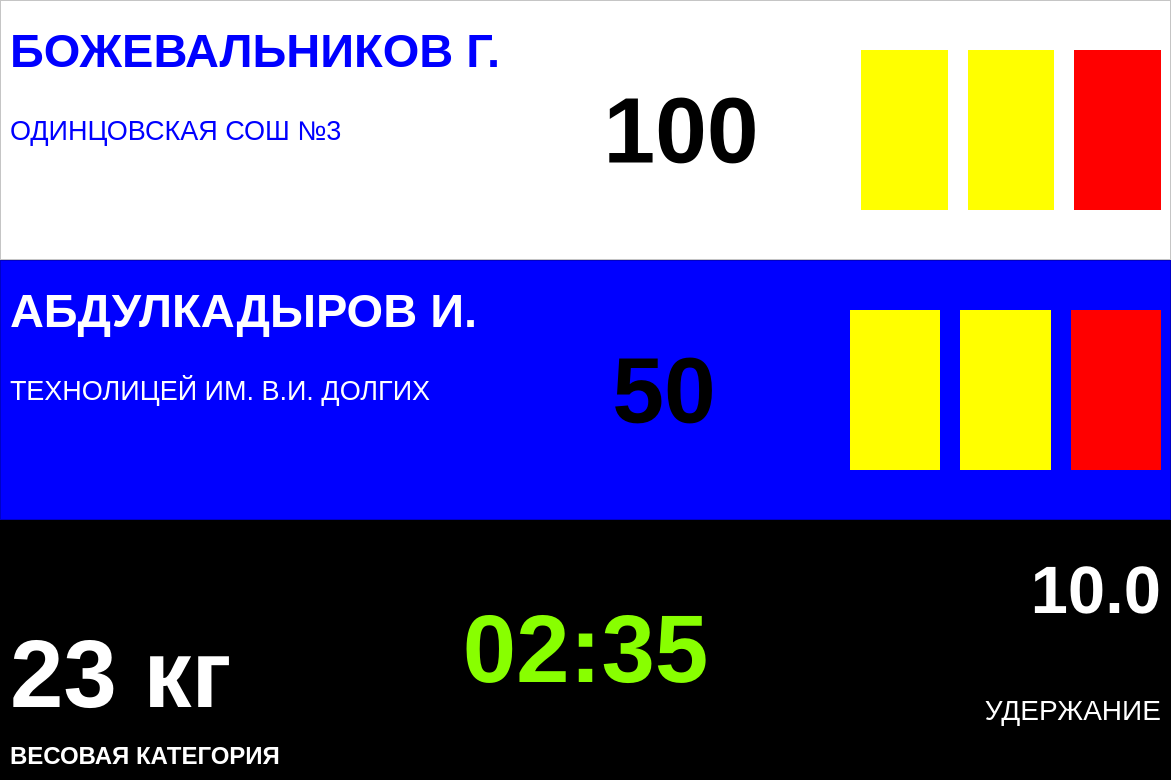
<?xml version="1.0" encoding="UTF-8"?>
<ui version="4.0">
 <class>MainWindow</class>
 <widget class="QMainWindow" name="MainWindow">
  <property name="geometry">
   <rect>
    <x>0</x>
    <y>0</y>
    <width>1171</width>
    <height>780</height>
   </rect>
  </property>
  <property name="windowTitle">
   <string>MainWindow</string>
  </property>
  <widget class="QWidget" name="centralwidget">
   <layout class="QGridLayout" name="gridLayout">
    <property name="leftMargin">
     <number>0</number>
    </property>
    <property name="topMargin">
     <number>0</number>
    </property>
    <property name="rightMargin">
     <number>0</number>
    </property>
    <property name="bottomMargin">
     <number>0</number>
    </property>
    <property name="spacing">
     <number>0</number>
    </property>
    <item row="1" column="0">
     <widget class="QFrame" name="frame_member_2">
      <property name="styleSheet">
       <string notr="true">background-color: rgb(0, 0, 255);
</string>
      </property>
      <property name="frameShape">
       <enum>QFrame::StyledPanel</enum>
      </property>
      <property name="frameShadow">
       <enum>QFrame::Raised</enum>
      </property>
      <layout class="QHBoxLayout" name="horizontalLayout_3">
       <property name="spacing">
        <number>30</number>
       </property>
       <item>
        <layout class="QVBoxLayout" name="verticalLayout_3">
         <property name="spacing">
          <number>0</number>
         </property>
         <property name="sizeConstraint">
          <enum>QLayout::SetDefaultConstraint</enum>
         </property>
         <property name="leftMargin">
          <number>0</number>
         </property>
         <item>
          <widget class="QLabel" name="label_member_2">
           <property name="font">
            <font>
             <pointsize>35</pointsize>
             <weight>75</weight>
             <bold>true</bold>
            </font>
           </property>
           <property name="styleSheet">
            <string notr="true">color: rgb(255, 255, 255);
</string>
           </property>
           <property name="text">
            <string>АБДУЛКАДЫРОВ И.</string>
           </property>
          </widget>
         </item>
         <item>
          <widget class="QLabel" name="label_team_3">
           <property name="font">
            <font>
             <pointsize>20</pointsize>
            </font>
           </property>
           <property name="styleSheet">
            <string notr="true">color: rgb(255, 255, 255);</string>
           </property>
           <property name="text">
            <string>ТЕХНОЛИЦЕЙ ИМ. В.И. ДОЛГИХ</string>
           </property>
          </widget>
         </item>
         <item>
          <widget class="QLabel" name="label_winer_3">
           <property name="font">
            <font>
             <pointsize>25</pointsize>
            </font>
           </property>
           <property name="styleSheet">
            <string notr="true">color: rgb(255, 217, 0);</string>
           </property>
           <property name="text">
            <string/>
           </property>
           <property name="alignment">
            <set>Qt::AlignCenter</set>
           </property>
          </widget>
         </item>
        </layout>
       </item>
       <item>
        <widget class="QLabel" name="label_score_2">
         <property name="font">
          <font>
           <pointsize>70</pointsize>
           <weight>75</weight>
           <bold>true</bold>
          </font>
         </property>
         <property name="styleSheet">
          <string notr="true">color: rgb(0, 0, 0);</string>
         </property>
         <property name="text">
          <string>50</string>
         </property>
         <property name="alignment">
          <set>Qt::AlignCenter</set>
         </property>
        </widget>
       </item>
       <item>
        <layout class="QHBoxLayout" name="fine_layout_2">
         <property name="spacing">
          <number>20</number>
         </property>
         <property name="topMargin">
          <number>40</number>
         </property>
         <property name="rightMargin">
          <number>0</number>
         </property>
         <property name="bottomMargin">
          <number>40</number>
         </property>
         <item>
          <widget class="QLabel" name="label_yellow_card_2_1">
           <property name="styleSheet">
            <string notr="true">background-color: rgb(255, 255, 0);</string>
           </property>
           <property name="text">
            <string/>
           </property>
          </widget>
         </item>
         <item>
          <widget class="QLabel" name="label_yellow_card_2_2">
           <property name="styleSheet">
            <string notr="true">background-color: rgb(255, 255, 0);</string>
           </property>
           <property name="text">
            <string/>
           </property>
          </widget>
         </item>
         <item>
          <widget class="QLabel" name="label_red_card_2">
           <property name="styleSheet">
            <string notr="true">background-color: rgb(255, 0, 0);</string>
           </property>
           <property name="text">
            <string/>
           </property>
          </widget>
         </item>
        </layout>
       </item>
      </layout>
     </widget>
    </item>
    <item row="2" column="0">
     <widget class="QFrame" name="frame_everyone">
      <property name="styleSheet">
       <string notr="true">background-color: rgb(0, 0, 0);</string>
      </property>
      <property name="frameShape">
       <enum>QFrame::StyledPanel</enum>
      </property>
      <property name="frameShadow">
       <enum>QFrame::Raised</enum>
      </property>
      <layout class="QGridLayout" name="gridLayout_2">
       <item row="0" column="1" rowspan="2">
        <widget class="QLabel" name="label_total_time">
         <property name="font">
          <font>
           <pointsize>50</pointsize>
           <weight>75</weight>
           <bold>true</bold>
          </font>
         </property>
         <property name="styleSheet">
          <string notr="true">color: rgb(136, 255, 0);</string>
         </property>
         <property name="text">
          <string>&lt;html&gt;&lt;head/&gt;&lt;body&gt;&lt;p align=&quot;center&quot;&gt;&lt;span style=&quot; font-size:72pt;&quot;&gt;02:35&lt;/span&gt;&lt;/p&gt;&lt;/body&gt;&lt;/html&gt;</string>
         </property>
        </widget>
       </item>
       <item row="1" column="0">
        <widget class="QLabel" name="label_weight_category">
         <property name="font">
          <font>
           <pointsize>50</pointsize>
           <weight>75</weight>
           <bold>true</bold>
          </font>
         </property>
         <property name="styleSheet">
          <string notr="true">color:rgb(255, 255, 255);</string>
         </property>
         <property name="text">
          <string>&lt;html&gt;&lt;head/&gt;&lt;body&gt;&lt;p&gt;&lt;span style=&quot; font-size:72pt;&quot;&gt;23 кг&lt;/span&gt;&lt;/p&gt;&lt;p&gt;&lt;span style=&quot; font-size:18pt;&quot;&gt;ВЕСОВАЯ КАТЕГОРИЯ&lt;/span&gt;&lt;/p&gt;&lt;/body&gt;&lt;/html&gt;</string>
         </property>
        </widget>
       </item>
       <item row="0" column="4" rowspan="2">
        <layout class="QVBoxLayout" name="verticalLayout_4">
         <property name="spacing">
          <number>0</number>
         </property>
         <item>
          <widget class="QLabel" name="label_hold_time">
           <property name="font">
            <font>
             <pointsize>50</pointsize>
             <weight>75</weight>
             <bold>true</bold>
            </font>
           </property>
           <property name="styleSheet">
            <string notr="true">color:rgb(255, 255, 255);</string>
           </property>
           <property name="text">
            <string>10.0</string>
           </property>
           <property name="alignment">
            <set>Qt::AlignRight|Qt::AlignTrailing|Qt::AlignVCenter</set>
           </property>
          </widget>
         </item>
         <item>
          <widget class="QLabel" name="label_hold">
           <property name="font">
            <font>
             <pointsize>21</pointsize>
            </font>
           </property>
           <property name="styleSheet">
            <string notr="true">color: rgb(255, 255, 255);</string>
           </property>
           <property name="text">
            <string>УДЕРЖАНИЕ</string>
           </property>
           <property name="alignment">
            <set>Qt::AlignRight|Qt::AlignTrailing|Qt::AlignVCenter</set>
           </property>
          </widget>
         </item>
        </layout>
       </item>
      </layout>
     </widget>
    </item>
    <item row="0" column="0">
     <widget class="QFrame" name="frame_member_1">
      <property name="styleSheet">
       <string notr="true">background-color: rgb(255, 255, 255);
</string>
      </property>
      <property name="frameShape">
       <enum>QFrame::StyledPanel</enum>
      </property>
      <property name="frameShadow">
       <enum>QFrame::Raised</enum>
      </property>
      <layout class="QHBoxLayout" name="horizontalLayout_4">
       <property name="spacing">
        <number>30</number>
       </property>
       <item>
        <layout class="QVBoxLayout" name="verticalLayout">
         <property name="spacing">
          <number>0</number>
         </property>
         <item>
          <widget class="QLabel" name="label_member_1">
           <property name="font">
            <font>
             <pointsize>35</pointsize>
             <weight>75</weight>
             <bold>true</bold>
            </font>
           </property>
           <property name="styleSheet">
            <string notr="true">color: rgb(0, 0, 255);
</string>
           </property>
           <property name="text">
            <string>БОЖЕВАЛЬНИКОВ Г.</string>
           </property>
          </widget>
         </item>
         <item>
          <widget class="QLabel" name="label_team_1">
           <property name="font">
            <font>
             <pointsize>20</pointsize>
            </font>
           </property>
           <property name="styleSheet">
            <string notr="true">color: rgb(0, 0, 255);</string>
           </property>
           <property name="text">
            <string>ОДИНЦОВСКАЯ СОШ №3</string>
           </property>
          </widget>
         </item>
         <item>
          <widget class="QLabel" name="label_winer_1">
           <property name="font">
            <font>
             <pointsize>19</pointsize>
            </font>
           </property>
           <property name="styleSheet">
            <string notr="true">color: rgb(255, 217, 0);</string>
           </property>
           <property name="text">
            <string/>
           </property>
           <property name="alignment">
            <set>Qt::AlignCenter</set>
           </property>
          </widget>
         </item>
        </layout>
       </item>
       <item>
        <widget class="QLabel" name="label_score_1">
         <property name="font">
          <font>
           <pointsize>70</pointsize>
           <weight>75</weight>
           <bold>true</bold>
          </font>
         </property>
         <property name="styleSheet">
          <string notr="true">color: rgb(0, 0, 0);</string>
         </property>
         <property name="text">
          <string>100</string>
         </property>
         <property name="alignment">
          <set>Qt::AlignCenter</set>
         </property>
        </widget>
       </item>
       <item>
        <layout class="QHBoxLayout" name="fine_layout_1">
         <property name="spacing">
          <number>20</number>
         </property>
         <property name="topMargin">
          <number>40</number>
         </property>
         <property name="bottomMargin">
          <number>40</number>
         </property>
         <item>
          <widget class="QLabel" name="label_yellow_card_1_1">
           <property name="styleSheet">
            <string notr="true">background-color: rgb(255, 255, 0);</string>
           </property>
           <property name="text">
            <string/>
           </property>
          </widget>
         </item>
         <item>
          <widget class="QLabel" name="label_yellow_card_1_2">
           <property name="styleSheet">
            <string notr="true">background-color: rgb(255, 255, 0);</string>
           </property>
           <property name="text">
            <string/>
           </property>
          </widget>
         </item>
         <item>
          <widget class="QLabel" name="label_red_card_1">
           <property name="styleSheet">
            <string notr="true">background-color: rgb(255, 0, 0);</string>
           </property>
           <property name="text">
            <string/>
           </property>
          </widget>
         </item>
        </layout>
       </item>
      </layout>
     </widget>
    </item>
   </layout>
  </widget>
 </widget>
 <resources/>
 <connections/>
</ui>
